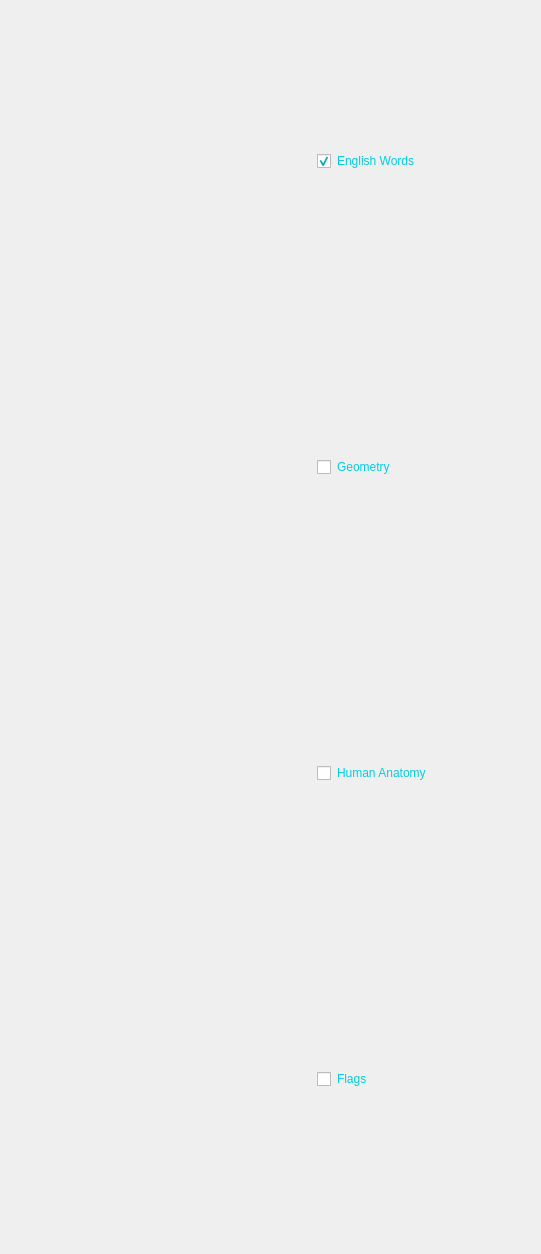
         <widget class="QWidget" name="scrollAreaWidgetContents">
          <property name="geometry">
           <rect>
            <x>-90</x>
            <y>-852</y>
            <width>541</width>
            <height>1254</height>
           </rect>
          </property>
          <layout class="QFormLayout" name="formLayout">
           <item row="0" column="0">
            <widget class="QLabel" name="label_3">
             <property name="sizePolicy">
              <sizepolicy hsizetype="Fixed" vsizetype="Fixed">
               <horstretch>0</horstretch>
               <verstretch>0</verstretch>
              </sizepolicy>
             </property>
             <property name="minimumSize">
              <size>
               <width>300</width>
               <height>300</height>
              </size>
             </property>
             <property name="maximumSize">
              <size>
               <width>300</width>
               <height>400</height>
              </size>
             </property>
             <property name="text">
              <string/>
             </property>
             <property name="textFormat">
              <enum>Qt::AutoText</enum>
             </property>
             <property name="pixmap">
              <pixmap>Sets/Words/title.jpg</pixmap>
             </property>
             <property name="scaledContents">
              <bool>true</bool>
             </property>
            </widget>
           </item>
           <item row="2" column="0">
            <widget class="QLabel" name="label_6">
             <property name="sizePolicy">
              <sizepolicy hsizetype="Fixed" vsizetype="Fixed">
               <horstretch>0</horstretch>
               <verstretch>0</verstretch>
              </sizepolicy>
             </property>
             <property name="minimumSize">
              <size>
               <width>300</width>
               <height>300</height>
              </size>
             </property>
             <property name="maximumSize">
              <size>
               <width>300</width>
               <height>400</height>
              </size>
             </property>
             <property name="text">
              <string/>
             </property>
             <property name="pixmap">
              <pixmap>Sets/Shapes/15a.jpg</pixmap>
             </property>
             <property name="scaledContents">
              <bool>true</bool>
             </property>
            </widget>
           </item>
           <item row="4" column="0">
            <widget class="QLabel" name="label_4">
             <property name="enabled">
              <bool>true</bool>
             </property>
             <property name="sizePolicy">
              <sizepolicy hsizetype="Fixed" vsizetype="Fixed">
               <horstretch>0</horstretch>
               <verstretch>0</verstretch>
              </sizepolicy>
             </property>
             <property name="minimumSize">
              <size>
               <width>300</width>
               <height>300</height>
              </size>
             </property>
             <property name="maximumSize">
              <size>
               <width>300</width>
               <height>400</height>
              </size>
             </property>
             <property name="text">
              <string/>
             </property>
             <property name="pixmap">
              <pixmap>Sets/Body/title.jpg</pixmap>
             </property>
             <property name="scaledContents">
              <bool>true</bool>
             </property>
            </widget>
           </item>
           <item row="6" column="0">
            <widget class="QLabel" name="label_5">
             <property name="sizePolicy">
              <sizepolicy hsizetype="Fixed" vsizetype="Fixed">
               <horstretch>0</horstretch>
               <verstretch>0</verstretch>
              </sizepolicy>
             </property>
             <property name="minimumSize">
              <size>
               <width>300</width>
               <height>300</height>
              </size>
             </property>
             <property name="maximumSize">
              <size>
               <width>300</width>
               <height>400</height>
              </size>
             </property>
             <property name="text">
              <string/>
             </property>
             <property name="pixmap">
              <pixmap>Sets/Flags/8a.jpg</pixmap>
             </property>
             <property name="scaledContents">
              <bool>true</bool>
             </property>
            </widget>
           </item>
           <item row="0" column="1">
            <widget class="QCheckBox" name="checkBox">
             <property name="sizePolicy">
              <sizepolicy hsizetype="Fixed" vsizetype="Minimum">
               <horstretch>0</horstretch>
               <verstretch>0</verstretch>
              </sizepolicy>
             </property>
             <property name="layoutDirection">
              <enum>Qt::LeftToRight</enum>
             </property>
             <property name="styleSheet">
              <string notr="true">font: 20pt &quot;MS Shell Dlg 2&quot;;
color: rgb(6, 205, 227);
border:0px ;</string>
             </property>
             <property name="text">
              <string>English Words</string>
             </property>
             <property name="checked">
              <bool>true</bool>
             </property>
             <property name="tristate">
              <bool>false</bool>
             </property>
            </widget>
           </item>
           <item row="6" column="1">
            <widget class="QCheckBox" name="checkBox_2">
             <property name="sizePolicy">
              <sizepolicy hsizetype="Minimum" vsizetype="Minimum">
               <horstretch>0</horstretch>
               <verstretch>0</verstretch>
              </sizepolicy>
             </property>
             <property name="styleSheet">
              <string notr="true">font: 20pt &quot;MS Shell Dlg 2&quot;;
color: rgb(6, 205, 227);
border:0px ;</string>
             </property>
             <property name="text">
              <string>Flags</string>
             </property>
            </widget>
           </item>
           <item row="4" column="1">
            <widget class="QCheckBox" name="checkBox_4">
             <property name="sizePolicy">
              <sizepolicy hsizetype="Fixed" vsizetype="Minimum">
               <horstretch>0</horstretch>
               <verstretch>0</verstretch>
              </sizepolicy>
             </property>
             <property name="styleSheet">
              <string notr="true">font: 20pt &quot;MS Shell Dlg 2&quot;;
color: rgb(6, 205, 227);
border:0px ;</string>
             </property>
             <property name="text">
              <string>Human Anatomy</string>
             </property>
            </widget>
           </item>
           <item row="2" column="1">
            <widget class="QCheckBox" name="checkBox_3">
             <property name="sizePolicy">
              <sizepolicy hsizetype="Fixed" vsizetype="Minimum">
               <horstretch>0</horstretch>
               <verstretch>0</verstretch>
              </sizepolicy>
             </property>
             <property name="styleSheet">
              <string notr="true">font: 20pt &quot;MS Shell Dlg 2&quot;;
color: rgb(6, 205, 227);
border:0px ;</string>
             </property>
             <property name="text">
              <string>Geometry</string>
             </property>
            </widget>
           </item>
          </layout>
         </widget>
